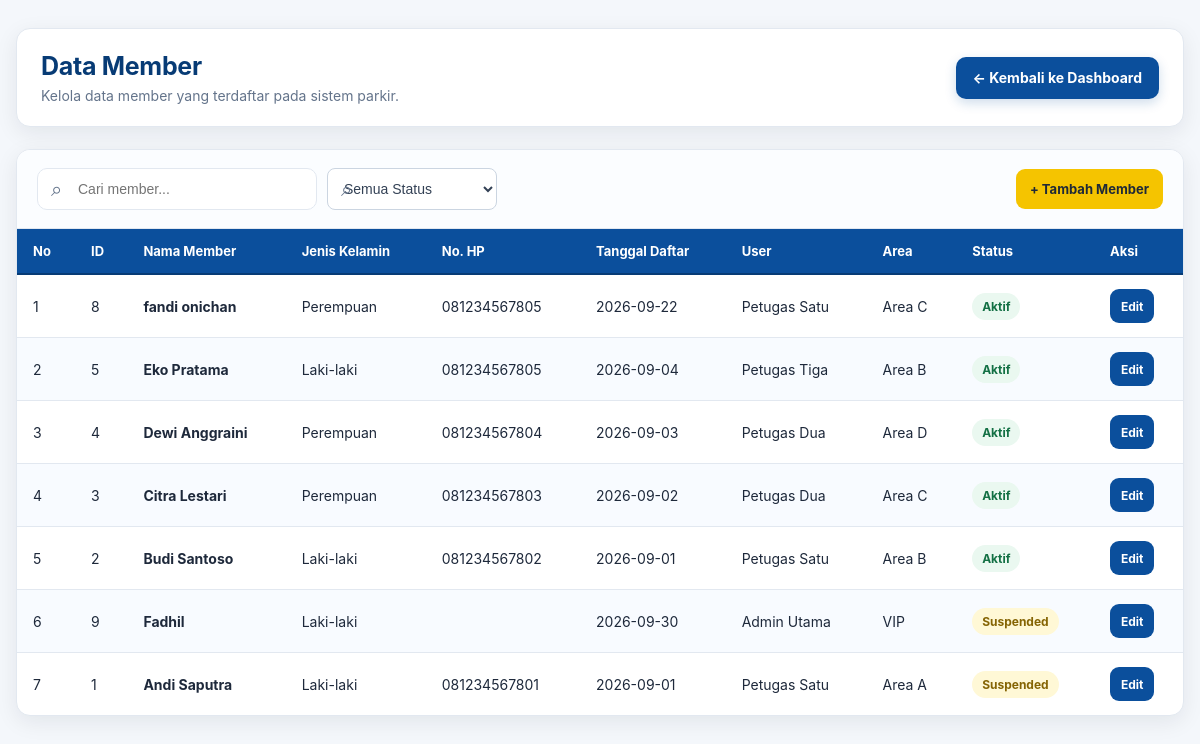
The page /member/tampil_member.php?error=id (signed in) on the database its author committed.
### tables this page shows
CREATE TABLE `tb_member` (
  `id_member` int(11) NOT NULL,
  `nama_member` varchar(100) NOT NULL,
  `jenis_kelamin` enum('L','P') NOT NULL,
  `no_hp` varchar(20) DEFAULT NULL,
  `tanggal_daftar` date NOT NULL,
  `status_aktif` enum('aktif','suspended') NOT NULL DEFAULT 'aktif',
  `id_user` int(11) DEFAULT NULL,
  `id_area` int(11) DEFAULT NULL
);

CREATE TABLE `tb_user` (
  `id_user` int(11) NOT NULL,
  `nama_lengkap` varchar(100) NOT NULL,
  `username` varchar(50) NOT NULL,
  `password` varchar(255) NOT NULL,
  `role` enum('admin','petugas','owner') NOT NULL,
  `status_aktif` tinyint(1) NOT NULL DEFAULT 1
);

CREATE TABLE `tb_area_parkir` (
  `id_area` int(11) NOT NULL,
  `nama_area` varchar(50) NOT NULL,
  `kapasitas` int(11) NOT NULL DEFAULT 0,
  `terisi` int(11) NOT NULL DEFAULT 0
);

### member/tampil_member.php (the view, shortened to what this page needs)
<?php
include '../koneksi.php';
$role = $_SESSION['role'] ?? '';
if ($role === 'admin') {
    $dashboard = '../dashboard_admin.php';
} elseif ($role === 'petugas') {
    $dashboard = '../dashboard_petugas.php';
} elseif ($role === 'owner') {
    $dashboard = '../dashboard_owner.php';
} else {
    header("Location: ../index.php");
    exit;
}
$keyword = trim(
    $_GET['keyword'] ?? ''
);
$filter_status = $_GET['status'] ?? 'semua';
$where_sql = '';
$query = mysqli_query(
    $koneksi,
    "
    SELECT
        m.id_member,
        m.nama_member,
        m.jenis_kelamin,
        m.no_hp,
        m.tanggal_daftar,
        m.status_aktif,
        u.nama_lengkap AS nama_user,
        a.nama_area
    FROM tb_member AS m
    LEFT JOIN tb_user AS u
        ON m.id_user = u.id_user
    LEFT JOIN tb_area_parkir AS a
        ON m.id_area = a.id_area
    $where_sql
    ORDER BY
        CASE
            WHEN m.status_aktif = 'aktif' THEN 1
            ELSE 2
        END,
        m.id_member DESC
    "
);
$member = mysqli_fetch_all(
    $query,
    MYSQLI_ASSOC
);
?>
<!DOCTYPE html>
<html lang="id">
<head>
    <link
        rel="stylesheet"
        href="../assets/css/tabel.css"
    >
</head>
<body>
<div class="container">
    <div class="page-header">
        <div>
            <h1 class="page-title">
                Data Member
            </h1>
            <p class="page-subtitle">
                Kelola data member yang terdaftar pada sistem parkir.
            </p>
        </div>
        <a
            href="<?= htmlspecialchars($dashboard) ?>"
            class="btn-kembali"
        >
            ← Kembali ke Dashboard
        </a>
    </div>
    <div class="table-card">
        <div class="table-toolbar">
            <div class="toolbar-left">
                <form
                    method="GET"
                    class="search-box"
                >
                    <input
                        type="text"
                        name="keyword"
                        value="<?= htmlspecialchars($keyword) ?>"
                        placeholder="Cari member..."
                    >
                </form>
                <form
                    method="GET"
                    class="search-box"
                >
                    <select
                        name="status"
                        onchange="this.form.submit()"
                        style="
                            height: 42px;
                            min-width: 170px;
                            padding: 0 12px;
                            border: 1px solid #cbd5e1;
                            border-radius: 8px;
                            background: #ffffff;
                            color: #334155;
                            font-size: 14px;
                            outline: none;
                            cursor: pointer;
                        "
                    >
                        <option
                            value="semua"
                            <?= $filter_status === 'semua'
                                ? 'selected'
                                : '' ?>
                        >
                            Semua Status
                        </option>
                    </select>
                </form>
            </div>
            <div class="toolbar-right">
                <?php if ($role === 'admin'): ?>
                    <a
                        href="tambah_member.php"
                        class="btn btn-warning"
                    >
                        + Tambah Member
                    </a>
                <?php endif; ?>
            </div>
        </div>
        <div class="table-responsive">
            <table>
                <thead>
                    <tr>
                        <th>No</th>
                        <th>ID</th>
                        <th>Nama Member</th>
                        <th>Jenis Kelamin</th>
                        <th>No. HP</th>
                        <th>Tanggal Daftar</th>
                        <th>User</th>
                        <th>Area</th>
                        <th>Status</th>
                        <th>Aksi</th>
                    </tr>
                </thead>
                <tbody>
                <?php if (count($member) > 0): ?>
                    <?php $no = 1; ?>
                    <?php foreach ($member as $m): ?>
                        <tr>
                            <td>
                                <?= $no++ ?>
                            </td>
                            <td>
                                <?= (int)$m['id_member'] ?>
                            </td>
                            <td>
                                <strong>
                                    <?= htmlspecialchars(
                                        $m['nama_member']
                                    ) ?>
                                </strong>
                            </td>
                            <td>
                                <?= $m['jenis_kelamin'] === 'L'
                                    ? 'Laki-laki'
                                    : 'Perempuan'
                                ?>
                            </td>
                            <td>
                                <?= htmlspecialchars(
                                    $m['no_hp'] ?? '-'
                                ) ?>
                            </td>
                            <td>
                                <?= htmlspecialchars(
                                    $m['tanggal_daftar']
                                ) ?>
                            </td>
                            <td>
                                <?= htmlspecialchars(
                                    $m['nama_user'] ?? '-'
                                ) ?>
                            </td>
                            <td>
                                <?= htmlspecialchars(
                                    $m['nama_area'] ?? '-'
                                ) ?>
                            </td>
                            <td>
                                <?php if ($m['status_aktif'] === 'aktif'): ?>
                                    <span class="badge badge-success">
                                        Aktif
                                    </span>
                                <?php else: ?>
                                    <span class="badge badge-warning">
                                        Suspended
                                    </span>
                                <?php endif; ?>
                            </td>
                            <td>
                                <div class="aksi">
                                    <?php if ($role === 'admin'): ?>
                                        <a
                                            href="edit_member.php?id=<?= (int)$m['id_member'] ?>"
                                            class="btn btn-primary"
                                        >
                                            Edit
                                        </a>
                                    <?php endif; ?>
                                </div>
                            </td>
                        </tr>
                    <?php endforeach; ?>
                <?php endif; ?>
                </tbody>
            </table>
        </div>
    </div>
</div>
</body>
</html>

### assets/css/tabel.css (style rules this page uses)
:root { --biru: #0b4f9c; --biru-tua: #073b75; --biru-muda: #eaf4ff; --hijau: #198754; --hijau-muda: #eaf8f0; --kuning: #f5c400; --kuning-muda: #fff8d6; --merah: #dc3545; --merah-muda: #fff0f1; --putih: #ffffff; --abu-bg: #f4f7fb; --abu-border: #e2e8f0; --abu-text: #64748b; --text: #1e293b; --radius: 14px; --shadow: 0 6px 22px rgba(15, 23, 42, 0.08); --shadow-hover: 0 10px 28px rgba(15, 23, 42, 0.12); }
* { box-sizing: border-box; }
body { margin: 0; padding: 0; background: var(--abu-bg); color: var(--text); font-family: Inter, -apple-system, BlinkMacSystemFont, "Segoe UI", Roboto, Arial, sans-serif; }
.container { width: min(1400px, calc(100% - 32px)); margin: 0 auto; padding: 28px 0 40px; }
.page-header { display: flex; align-items: center; justify-content: space-between; gap: 20px; margin-bottom: 22px; padding: 22px 24px; background: var(--putih); border: 1px solid var(--abu-border); border-radius: var(--radius); box-shadow: var(--shadow); }
.page-title { margin: 0; color: var(--biru-tua); font-size: 25px; font-weight: 750; letter-spacing: -0.3px; }
.page-subtitle { margin: 6px 0 0; color: var(--abu-text); font-size: 14px; }
.btn-kembali { display: inline-flex; align-items: center; justify-content: center; gap: 8px; min-height: 42px; padding: 0 17px; background: var(--biru); color: #fff !important; border: none; border-radius: 10px; text-decoration: none !important; font-size: 14px; font-weight: 650; box-shadow: 0 4px 12px rgba(11, 79, 156, 0.20); transition: transform 0.2s ease, background 0.2s ease, box-shadow 0.2s ease; }
.table-card { background: var(--putih); border: 1px solid var(--abu-border); border-radius: var(--radius); box-shadow: var(--shadow); overflow: hidden; transition: box-shadow 0.2s ease; }
.table-toolbar { display: flex; align-items: center; justify-content: space-between; gap: 15px; padding: 18px 20px; border-bottom: 1px solid var(--abu-border); background: #fbfdff; }
.toolbar-left, .toolbar-right { display: flex; align-items: center; gap: 10px; }
.search-box { position: relative; width: 280px; }
.search-box input { width: 100%; height: 42px; padding: 0 14px 0 40px; border: 1px solid var(--abu-border); border-radius: 10px; outline: none; background: #fff; color: var(--text); font-size: 14px; transition: border-color 0.2s ease, box-shadow 0.2s ease; }
.search-box::before { content: "⌕"; position: absolute; left: 14px; top: 50%; transform: translateY(-52%); color: var(--abu-text); font-size: 20px; z-index: 1; }
.btn { display: inline-flex; align-items: center; justify-content: center; gap: 6px; min-height: 40px; padding: 0 14px; border: none; border-radius: 9px; text-decoration: none !important; font-size: 13px; font-weight: 650; cursor: pointer; transition: transform 0.2s ease, box-shadow 0.2s ease, background 0.2s ease; }
.btn-primary { background: var(--biru); color: #fff !important; }
.btn-warning { background: var(--kuning); color: #1f2937 !important; }
.table-responsive { width: 100%; overflow-x: auto; -webkit-overflow-scrolling: touch; }
.table-responsive table, .table-card table, .container > table { width: 100%; border-collapse: collapse; margin: 0; }
.table-responsive thead th, .table-card thead th, .container > table thead th { padding: 14px 16px; background: var(--biru); color: #fff; border-bottom: 2px solid var(--biru-tua); font-size: 13px; font-weight: 700; text-align: left; white-space: nowrap; }
.table-responsive tbody td, .table-card tbody td, .container > table tbody td { padding: 14px 16px; border-bottom: 1px solid var(--abu-border); color: var(--text); font-size: 14px; vertical-align: middle; }
.table-responsive tbody tr:nth-child(even), .table-card tbody tr:nth-child(even), .container > table tbody tr:nth-child(even) { background: #f8fbff; }
.table-responsive tbody tr:last-child td, .table-card tbody tr:last-child td, .container > table tbody tr:last-child td { border-bottom: none; }
.aksi { display: flex; align-items: center; flex-wrap: wrap; gap: 7px; }
.aksi .btn { min-height: 34px; padding: 0 11px; font-size: 12px; }
.badge { display: inline-flex; align-items: center; justify-content: center; min-height: 27px; padding: 3px 10px; border-radius: 999px; font-size: 12px; font-weight: 700; white-space: nowrap; }
.badge-success { background: var(--hijau-muda); color: #137044; }
.badge-warning { background: var(--kuning-muda); color: #856404; }

### rows shown on the page
tb_member: id_member "8", nama_member "fandi onichan", jenis_kelamin "Perempuan", no_hp "081234567805", tanggal_daftar "2026-09-22", id_user.nama_lengkap "Petugas Satu", id_area.nama_area "Area C", status_aktif "Aktif"
tb_member: id_member "5", nama_member "Eko Pratama", jenis_kelamin "Laki-laki", no_hp "081234567805", tanggal_daftar "2026-09-04", id_user.nama_lengkap "Petugas Tiga", id_area.nama_area "Area B", status_aktif "Aktif"
tb_member: id_member "4", nama_member "Dewi Anggraini", jenis_kelamin "Perempuan", no_hp "081234567804", tanggal_daftar "2026-09-03", id_user.nama_lengkap "Petugas Dua", id_area.nama_area "Area D", status_aktif "Aktif"
tb_member: id_member "3", nama_member "Citra Lestari", jenis_kelamin "Perempuan", no_hp "081234567803", tanggal_daftar "2026-09-02", id_user.nama_lengkap "Petugas Dua", id_area.nama_area "Area C", status_aktif "Aktif"
tb_member: id_member "2", nama_member "Budi Santoso", jenis_kelamin "Laki-laki", no_hp "081234567802", tanggal_daftar "2026-09-01", id_user.nama_lengkap "Petugas Satu", id_area.nama_area "Area B", status_aktif "Aktif"
tb_member: id_member "9", nama_member "Fadhil", jenis_kelamin "Laki-laki", tanggal_daftar "2026-09-30", id_user.nama_lengkap "Admin Utama", id_area.nama_area "VIP", status_aktif "Suspended"
tb_member: id_member "1", nama_member "Andi Saputra", jenis_kelamin "Laki-laki", no_hp "081234567801", tanggal_daftar "2026-09-01", id_user.nama_lengkap "Petugas Satu", id_area.nama_area "Area A", status_aktif "Suspended"
